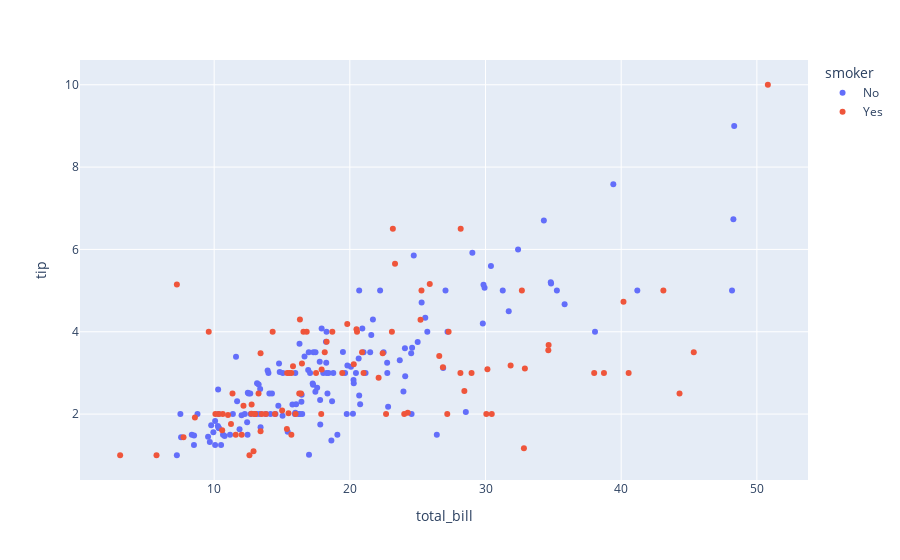

The cell this chart's notebook holds for it:
### Markdown cell above
## Summary

Plots are not only a valuable tool for communitcating results. Visual data analysis is also a powerful tool to obtain insigths from data in data analytics.

🤓 Here, interactive plots are even more useful. [Plotly](https://plotly.com/python-api-reference/generated/plotly.express.scatter) is a Python libary for interactice plots. As You can see the API is very similar to seaborn, so it will be easy for You to use it, if You want to.

 🤓 **Task**

Test the interactive elements of the plot:
- Hovering over an observation
- Selecting a category in the legend
- Zooming in
- Zooming back out (Double-Click)

### Code cell
import plotly.express as px
import seaborn as sns

# Load an example dataset
tips = sns.load_dataset("tips")


# Create a visualization
fig = px.scatter(data_frame =tips,
    x="total_bill", y="tip",
    color = "smoker")
fig.show()

### Figure 1 — Plotly figure (JSON) as saved in the notebook; plotly's stock layout.template omitted (floating-point values rounded to 4 significant figures; data arrays with more than 128 entries replaced by an {"elided": "..."} marker saying what was removed)
{"data": [{"hovertemplate": "smoker=No<br>total_bill=%{x}<br>tip=%{y}<extra></extra>", "legendgroup": "No", "marker": {"color": "#636efa", "symbol": "circle"}, "mode": "markers", "name": "No", "orientation": "v", "showlegend": true, "type": "scatter", "x": {"elided": "151 float values"}, "xaxis": "x", "y": {"elided": "151 float values"}, "yaxis": "y"}, {"hovertemplate": "smoker=Yes<br>total_bill=%{x}<br>tip=%{y}<extra></extra>", "legendgroup": "Yes", "marker": {"color": "#EF553B", "symbol": "circle"}, "mode": "markers", "name": "Yes", "orientation": "v", "showlegend": true, "type": "scatter", "x": [38.01, 11.24, 20.29, 13.81, 11.02, 18.29, 3.07, 15.01, 26.86, 25.28, 17.92, 19.44, 32.68, 28.97, 5.75, 16.32, 40.17, 27.28, 12.03, 21.01, 11.35, 15.38, 44.3, 22.42, 15.36, 20.49, 25.21, 14.31, 16, 17.51, 10.59, 10.63, 50.81, 15.81, 7.25, 31.85, 16.82, 32.9, 17.89, 14.48, 9.6, 34.63, 34.65, 23.33, 45.35, 23.17, 40.55, 20.9, 30.46, 18.15, 23.1, 15.69, 19.81, 28.44, 15.48, 16.58, 10.34, 43.11, 13, 13.51, 18.71, 12.74, 13, 16.4, 20.53, 16.47, 26.59, 38.73, 24.27, 12.76, 30.06, 25.89, 13.27, 28.17, 12.9, 28.15, 11.59, 7.74, 30.14, 12.16, 13.42, 8.58, 13.42, 16.27, 10.09, 22.12, 24.01, 15.69, 15.53, 12.6, 32.83, 27.18, 22.67], "xaxis": "x", "y": [3, 1.76, 3.21, 2, 1.98, 3.76, 1, 2.09, 3.14, 5, 3.08, 3, 5, 3, 1, 4.3, 4.73, 4, 1.5, 3, 2.5, 3, 2.5, 3.48, 1.64, 4.06, 4.29, 4, 2, 3, 1.61, 2, 10, 3.16, 5.15, 3.18, 4, 3.11, 2, 2, 4, 3.55, 3.68, 5.65, 3.5, 6.5, 3, 3.5, 2, 3.5, 4, 1.5, 4.19, 2.56, 2.02, 4, 2, 5, 2, 2, 4, 2.01, 2, 2.5, 4, 3.23, 3.41, 3, 2.03, 2.23, 2, 5.16, 2.5, 6.5, 1.1, 3, 1.5, 1.44, 3.09, 2.2, 3.48, 1.92, 1.58, 2.5, 2, 2.88, 2, 3, 3, 1, 1.17, 2, 2], "yaxis": "y"}], "layout": {"legend": {"title": {"text": "smoker"}, "tracegroupgap": 0}, "margin": {"t": 60}, "xaxis": {"anchor": "y", "domain": [0, 1], "title": {"text": "total_bill"}}, "yaxis": {"anchor": "x", "domain": [0, 1], "title": {"text": "tip"}}}}
